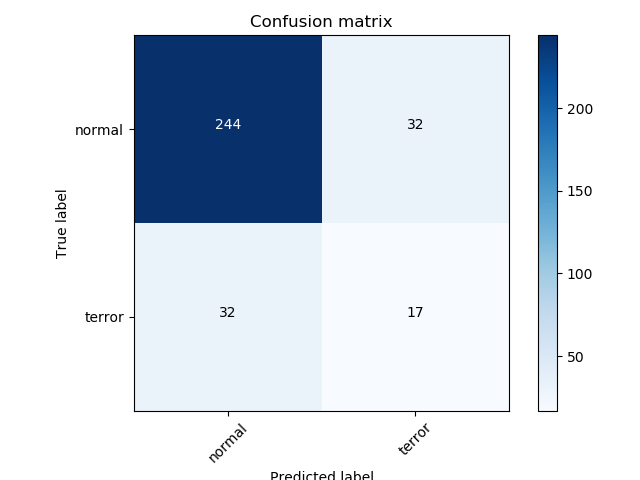

Here is the Python script that generated this plot:
#coding=utf-8
'''
Make confusion matrix.
Created by Riheng 08/05/2018

Version:
    - V1.1 add seaborn.heatmap

Todo:
    - support getting classes with automatique.
'''

import json
import os
import argparse
from collections import Counter
import seaborn as sns

import matplotlib.pyplot as plt
import numpy as np
import itertools
from sklearn.metrics import confusion_matrix, classification_report

def parse_args():
    parser = argparse.ArgumentParser(description='Prediction evaluate')
    parser.add_argument('ground_truth', help='ground truth',
                        default=None, type=str)
    parser.add_argument('prediction', help='prediction',
                        default=None, type=str)
    return parser.parse_args()

def load_lst(path):
    dic = {}
    with open(path, 'r') as f:
        for line in f:
            key, value = line.strip().split(' ')
            dic[key] = value
    return dic


def sns_heatmap(cm, classes, title='Confusion matrix', cmap=plt.cm.Greens):
    fig, ax = plt.subplots(1)
    ax = sns.heatmap(cm, ax=ax, cmap=cmap, annot=True, fmt='g')
    ax.set_xticklabels(classes, rotation=40, ha='right')
    ax.set_yticklabels(classes, rotation=0)
    plt.title(title)
    plt.ylabel('True class')
    plt.xlabel('Predicted class')
    fig.savefig('Confusion matrix.png', dpi=300)
    plt.show()

def plot_confusion_matrix(cm, classes, normalize=False, title='Confusion matrix', cmap=plt.cm.Blues, figsize=None):
    """
    This function prints and plots the confusion matrix.
    Normalization can be applied by setting `normalize=True`.
    (This function is copied from the scikit docs.)
    """
    plt.figure(figsize=figsize)
    plt.imshow(cm, interpolation='nearest', cmap=cmap)
    plt.title(title)
    plt.colorbar()
    tick_marks = np.arange(len(classes))
    plt.xticks(range(cm.shape[0]), classes, rotation=45)
    plt.yticks(range(cm.shape[1]), classes)

    if normalize:
        cm = cm.astype('float') / cm.sum(axis=1)[:, np.newaxis]
    print(cm)
    thresh = cm.max() / 2.
    for i, j in itertools.product(range(cm.shape[0]), range(cm.shape[1])):
        plt.text(j, i, cm[i, j], horizontalalignment="center",
                 color="white" if cm[i, j] > thresh else "black")

    plt.tight_layout()
    plt.ylabel('True label')
    plt.xlabel('Predicted label')
    plt.show()


def convert(ground_truth, prediction, classes):
    preds = []  # save prediciton label index
    y = []  # save ground truth index

    for video in prediction.keys():
        try:
            gt = ground_truth[video]
            pred = prediction[video]
            preds.append(classes.index(pred))
            y.append(classes.index(gt))
        except Exception as e:
            print(Exception, ":", e)
            continue
    return y, preds


def main():
    args = parse_args()
    ground_truth = load_lst(args.ground_truth)
    prediction = load_lst(args.prediction)
    classes = ['normal', 'terror']

    y, preds = convert(ground_truth, prediction, classes)
    # 1. statistical result
    print('Groud Truth: %s' % str(Counter(y)))
    print('Predictions: %s' % str(Counter(preds)))
    # 2.calculate precison_recall
    precison_recall = classification_report(y, preds, target_names=classes)
    print(precison_recall)
    # 3.plot confusion matrix
    cm = confusion_matrix(y, preds, labels=np.arange(len(classes)))
    sns_heatmap(cm, classes)
    plot_confusion_matrix(cm, classes, normalize=False)


if __name__ == '__main__':
    print("Start processing")
    main()
    print("End processing")
